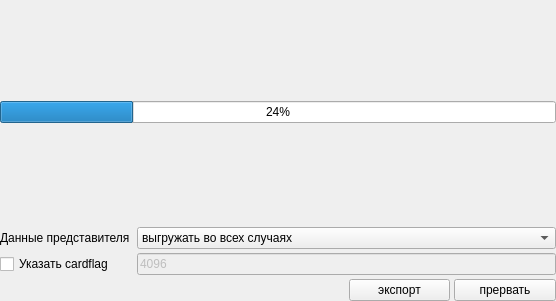
<?xml version="1.0" encoding="UTF-8"?>
<ui version="4.0">
 <class>ExportINFISOMSPage1</class>
 <widget class="QWidget" name="ExportINFISOMSPage1">
  <property name="geometry">
   <rect>
    <x>0</x>
    <y>0</y>
    <width>556</width>
    <height>301</height>
   </rect>
  </property>
  <property name="windowTitle">
   <string>Form</string>
  </property>
  <layout class="QGridLayout" name="gridLayout">
   <property name="margin">
    <number>0</number>
   </property>
   <property name="spacing">
    <number>4</number>
   </property>
   <item row="5" column="3">
    <widget class="QPushButton" name="btnExport">
     <property name="text">
      <string>экспорт</string>
     </property>
    </widget>
   </item>
   <item row="5" column="4">
    <widget class="QPushButton" name="btnCancel">
     <property name="text">
      <string>прервать</string>
     </property>
    </widget>
   </item>
   <item row="0" column="0">
    <spacer>
     <property name="orientation">
      <enum>Qt::Vertical</enum>
     </property>
     <property name="sizeHint" stdset="0">
      <size>
       <width>20</width>
       <height>40</height>
      </size>
     </property>
    </spacer>
   </item>
   <item row="1" column="0" colspan="5">
    <widget class="CProgressBar" name="progressBar">
     <property name="value">
      <number>24</number>
     </property>
    </widget>
   </item>
   <item row="3" column="1" colspan="4">
    <widget class="QComboBox" name="cmbRepresentativeOutRule">
     <item>
      <property name="text">
       <string>выгружать во всех случаях</string>
      </property>
     </item>
     <item>
      <property name="text">
       <string>выгружать для иногородних</string>
      </property>
     </item>
     <item>
      <property name="text">
       <string>выгружать для жителей СПб</string>
      </property>
     </item>
     <item>
      <property name="text">
       <string>не выгружать</string>
      </property>
     </item>
    </widget>
   </item>
   <item row="3" column="0">
    <widget class="QLabel" name="lblRepresentativeOutRule">
     <property name="text">
      <string>Данные представителя </string>
     </property>
    </widget>
   </item>
   <item row="2" column="0">
    <spacer>
     <property name="orientation">
      <enum>Qt::Vertical</enum>
     </property>
     <property name="sizeHint" stdset="0">
      <size>
       <width>20</width>
       <height>40</height>
      </size>
     </property>
    </spacer>
   </item>
   <item row="5" column="0" colspan="3">
    <spacer>
     <property name="orientation">
      <enum>Qt::Horizontal</enum>
     </property>
     <property name="sizeHint" stdset="0">
      <size>
       <width>40</width>
       <height>20</height>
      </size>
     </property>
    </spacer>
   </item>
   <item row="4" column="0">
    <widget class="QCheckBox" name="cbCardflag">
     <property name="text">
      <string>Указать cardflag</string>
     </property>
    </widget>
   </item>
   <item row="4" column="1" colspan="4">
    <widget class="QLineEdit" name="edtCardflag">
     <property name="enabled">
      <bool>false</bool>
     </property>
     <property name="inputMask">
      <string>9999; </string>
     </property>
     <property name="text">
      <string>4096</string>
     </property>
    </widget>
   </item>
  </layout>
 </widget>
 <customwidgets>
  <customwidget>
   <class>CProgressBar</class>
   <extends>QProgressBar</extends>
   <header>library/ProgressBar.h</header>
  </customwidget>
 </customwidgets>
 <resources/>
 <connections/>
</ui>
